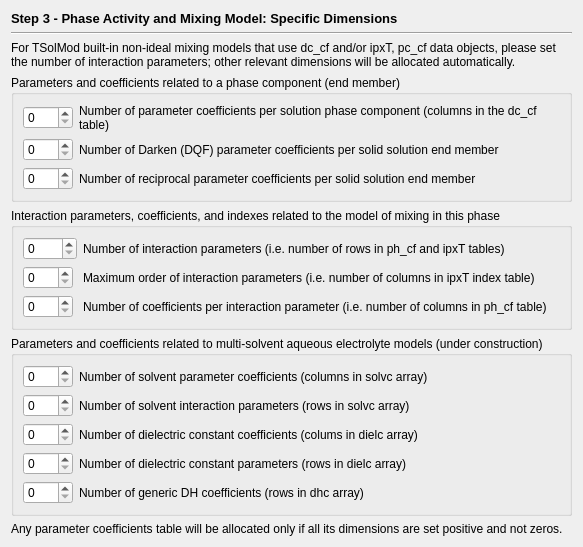
          <widget class="QWidget" name="page_2">
            <layout class="QVBoxLayout" name="verticalLayout_3">
              <item>
                <widget class="QLabel" name="label">
                  <property name="sizePolicy">
                    <sizepolicy hsizetype="Preferred" vsizetype="Fixed">
                      <horstretch>0</horstretch>
                      <verstretch>0</verstretch>
                    </sizepolicy>
                  </property>
                  <property name="font">
                    <font>
                      <pointsize>10</pointsize>
                      <bold>true</bold>
                    </font>
                  </property>
                  <property name="text">
                    <string>Step 3 - Phase Activity and Mixing Model: Specific Dimensions</string>
                  </property>
                </widget>
              </item>
              <item>
                <widget class="Line" name="line_2">
                  <property name="orientation">
                    <enum>Qt::Horizontal</enum>
                  </property>
                </widget>
              </item>
              <item>
                <widget class="QLabel" name="textLabel2">
                  <property name="text">
                    <string>For TSolMod built-in non-ideal mixing models that use dc_cf and/or ipxT, pc_cf data objects, please set the number of interaction parameters; other relevant dimensions will be allocated automatically. </string>
                  </property>
                  <property name="alignment">
                    <set>Qt::AlignVCenter</set>
                  </property>
                  <property name="wordWrap">
                    <bool>true</bool>
                  </property>
                </widget>
              </item>
              <item>
                <widget class="QGroupBox" name="group1">
                  <property name="title">
                    <string>Parameters and coefficients related to a phase component (end member)</string>
                  </property>
                  <layout class="QGridLayout" name="gridLayout">
                    <item row="0" column="0">
                      <widget class="QSpinBox" name="pnscM">
                        <property name="sizePolicy">
                          <sizepolicy hsizetype="Fixed" vsizetype="Fixed">
                            <horstretch>0</horstretch>
                            <verstretch>0</verstretch>
                          </sizepolicy>
                        </property>
                        <property name="minimumSize">
                          <size>
                            <width>50</width>
                            <height>0</height>
                          </size>
                        </property>
                      </widget>
                    </item>
                    <item row="0" column="1">
                      <widget class="QLabel" name="textLabel1">
                        <property name="text">
                          <string>Number of parameter coefficients per solution phase component (columns in the dc_cf table)</string>
                        </property>
                        <property name="alignment">
                          <set>Qt::AlignVCenter</set>
                        </property>
                        <property name="wordWrap">
                          <bool>true</bool>
                        </property>
                        <property name="buddy">
                          <cstring>pnscM</cstring>
                        </property>
                      </widget>
                    </item>
                    <item row="1" column="0">
                      <widget class="QSpinBox" name="ndqf"/>
                    </item>
                    <item row="1" column="1">
                      <widget class="QLabel" name="label_13">
                        <property name="text">
                          <string>Number of Darken (DQF) parameter coefficients per solid solution end member</string>
                        </property>
                      </widget>
                    </item>
                    <item row="2" column="0">
                      <widget class="QSpinBox" name="nrcp"/>
                    </item>
                    <item row="2" column="1">
                      <widget class="QLabel" name="label_14">
                        <property name="text">
                          <string>Number of reciprocal parameter coefficients per solid solution end member</string>
                        </property>
                      </widget>
                    </item>
                  </layout>
                </widget>
              </item>
              <item>
                <widget class="QGroupBox" name="group2">
                  <property name="title">
                    <string>Interaction parameters, coefficients, and indexes related to the model of mixing in this phase</string>
                  </property>
                  <layout class="QGridLayout" name="gridLayout_2">
                    <item row="0" column="0">
                      <widget class="QSpinBox" name="pNcpN">
                        <property name="sizePolicy">
                          <sizepolicy hsizetype="Fixed" vsizetype="Fixed">
                            <horstretch>0</horstretch>
                            <verstretch>0</verstretch>
                          </sizepolicy>
                        </property>
                        <property name="minimumSize">
                          <size>
                            <width>50</width>
                            <height>0</height>
                          </size>
                        </property>
                        <property name="maximum">
                          <number>9999</number>
                        </property>
                      </widget>
                    </item>
                    <item row="0" column="1">
                      <widget class="QLabel" name="textLabel1_3">
                        <property name="text">
                          <string>Number of interaction parameters (i.e. number of rows in ph_cf and ipxT tables)</string>
                        </property>
                        <property name="alignment">
                          <set>Qt::AlignVCenter</set>
                        </property>
                        <property name="wordWrap">
                          <bool>true</bool>
                        </property>
                        <property name="buddy">
                          <cstring>pNcpN</cstring>
                        </property>
                      </widget>
                    </item>
                    <item row="1" column="0">
                      <widget class="QSpinBox" name="pnpxM">
                        <property name="sizePolicy">
                          <sizepolicy hsizetype="Fixed" vsizetype="Fixed">
                            <horstretch>0</horstretch>
                            <verstretch>0</verstretch>
                          </sizepolicy>
                        </property>
                        <property name="minimumSize">
                          <size>
                            <width>50</width>
                            <height>0</height>
                          </size>
                        </property>
                      </widget>
                    </item>
                    <item row="1" column="1">
                      <widget class="QLabel" name="textLabel1_2">
                        <property name="text">
                          <string>Maximum order of interaction parameters (i.e. number of columns in ipxT index table)</string>
                        </property>
                        <property name="alignment">
                          <set>Qt::AlignVCenter</set>
                        </property>
                        <property name="wordWrap">
                          <bool>true</bool>
                        </property>
                        <property name="buddy">
                          <cstring>pnpxM</cstring>
                        </property>
                      </widget>
                    </item>
                    <item row="2" column="0">
                      <widget class="QSpinBox" name="pNcpM">
                        <property name="sizePolicy">
                          <sizepolicy hsizetype="Fixed" vsizetype="Fixed">
                            <horstretch>0</horstretch>
                            <verstretch>0</verstretch>
                          </sizepolicy>
                        </property>
                        <property name="minimumSize">
                          <size>
                            <width>50</width>
                            <height>0</height>
                          </size>
                        </property>
                      </widget>
                    </item>
                    <item row="2" column="1">
                      <widget class="QLabel" name="textLabel1_3_2">
                        <property name="text">
                          <string>Number of coefficients per interaction parameter (i.e. number of columns in ph_cf table)</string>
                        </property>
                        <property name="alignment">
                          <set>Qt::AlignVCenter</set>
                        </property>
                        <property name="wordWrap">
                          <bool>true</bool>
                        </property>
                        <property name="buddy">
                          <cstring>pNcpM</cstring>
                        </property>
                      </widget>
                    </item>
                  </layout>
                </widget>
              </item>
              <item>
                <widget class="QGroupBox" name="group3">
                  <property name="title">
                    <string>Parameters and coefficients related to multi-solvent aqueous electrolyte models (under construction)</string>
                  </property>
                  <layout class="QGridLayout" name="gridLayout_3">
                    <item row="0" column="0">
                      <widget class="QSpinBox" name="pncsolv">
                        <property name="sizePolicy">
                          <sizepolicy hsizetype="Fixed" vsizetype="Fixed">
                            <horstretch>0</horstretch>
                            <verstretch>0</verstretch>
                          </sizepolicy>
                        </property>
                        <property name="minimumSize">
                          <size>
                            <width>50</width>
                            <height>0</height>
                          </size>
                        </property>
                        <property name="maximum">
                          <number>99</number>
                        </property>
                      </widget>
                    </item>
                    <item row="0" column="1">
                      <widget class="QLabel" name="textLabel1_4">
                        <property name="text">
                          <string>Number of solvent parameter coefficients (columns in solvc array)</string>
                        </property>
                        <property name="alignment">
                          <set>Qt::AlignVCenter</set>
                        </property>
                        <property name="wordWrap">
                          <bool>true</bool>
                        </property>
                      </widget>
                    </item>
                    <item row="1" column="0">
                      <widget class="QSpinBox" name="pcsolv">
                        <property name="sizePolicy">
                          <sizepolicy hsizetype="Fixed" vsizetype="Fixed">
                            <horstretch>0</horstretch>
                            <verstretch>0</verstretch>
                          </sizepolicy>
                        </property>
                        <property name="minimumSize">
                          <size>
                            <width>50</width>
                            <height>0</height>
                          </size>
                        </property>
                      </widget>
                    </item>
                    <item row="1" column="1">
                      <widget class="QLabel" name="textLabel1_5">
                        <property name="text">
                          <string>Number of solvent interaction parameters (rows in solvc array)</string>
                        </property>
                        <property name="alignment">
                          <set>Qt::AlignVCenter</set>
                        </property>
                        <property name="wordWrap">
                          <bool>true</bool>
                        </property>
                      </widget>
                    </item>
                    <item row="2" column="0">
                      <widget class="QSpinBox" name="pncdicl">
                        <property name="sizePolicy">
                          <sizepolicy hsizetype="Fixed" vsizetype="Fixed">
                            <horstretch>0</horstretch>
                            <verstretch>0</verstretch>
                          </sizepolicy>
                        </property>
                        <property name="minimumSize">
                          <size>
                            <width>50</width>
                            <height>0</height>
                          </size>
                        </property>
                      </widget>
                    </item>
                    <item row="2" column="1">
                      <widget class="QLabel" name="textLabel1_3_3">
                        <property name="text">
                          <string>Number of dielectric constant coefficients (colums in dielc array)</string>
                        </property>
                        <property name="alignment">
                          <set>Qt::AlignVCenter</set>
                        </property>
                        <property name="wordWrap">
                          <bool>true</bool>
                        </property>
                      </widget>
                    </item>
                    <item row="3" column="0">
                      <widget class="QSpinBox" name="pndicl">
                        <property name="sizePolicy">
                          <sizepolicy hsizetype="Fixed" vsizetype="Fixed">
                            <horstretch>0</horstretch>
                            <verstretch>0</verstretch>
                          </sizepolicy>
                        </property>
                        <property name="minimumSize">
                          <size>
                            <width>50</width>
                            <height>0</height>
                          </size>
                        </property>
                        <property name="maximum">
                          <number>99</number>
                        </property>
                      </widget>
                    </item>
                    <item row="3" column="1">
                      <widget class="QLabel" name="textLabel1_3_4">
                        <property name="text">
                          <string>Number of dielectric constant parameters (rows in dielc array)</string>
                        </property>
                        <property name="alignment">
                          <set>Qt::AlignVCenter</set>
                        </property>
                        <property name="wordWrap">
                          <bool>true</bool>
                        </property>
                      </widget>
                    </item>
                    <item row="4" column="0">
                      <widget class="QSpinBox" name="pndh">
                        <property name="sizePolicy">
                          <sizepolicy hsizetype="Fixed" vsizetype="Fixed">
                            <horstretch>0</horstretch>
                            <verstretch>0</verstretch>
                          </sizepolicy>
                        </property>
                        <property name="minimumSize">
                          <size>
                            <width>50</width>
                            <height>0</height>
                          </size>
                        </property>
                        <property name="maximum">
                          <number>99</number>
                        </property>
                      </widget>
                    </item>
                    <item row="4" column="1">
                      <widget class="QLabel" name="textLabel1_3_5">
                        <property name="text">
                          <string>Number of generic DH coefficients (rows in dhc array)</string>
                        </property>
                        <property name="alignment">
                          <set>Qt::AlignVCenter</set>
                        </property>
                        <property name="wordWrap">
                          <bool>true</bool>
                        </property>
                      </widget>
                    </item>
                  </layout>
                </widget>
              </item>
              <item>
                <widget class="QLabel" name="textLabel2_2">
                  <property name="text">
                    <string>Any parameter coefficients table will be allocated only if all its dimensions are set positive and not zeros. </string>
                  </property>
                  <property name="alignment">
                    <set>Qt::AlignVCenter</set>
                  </property>
                  <property name="wordWrap">
                    <bool>true</bool>
                  </property>
                </widget>
              </item>
            </layout>
          </widget>
